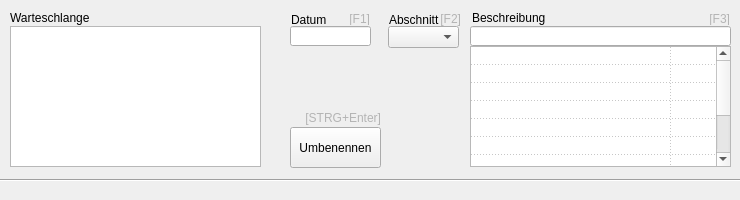
<?xml version="1.0" encoding="UTF-8"?>
<ui version="4.0">
 <class>Mainwin</class>
 <widget class="QWidget" name="Mainwin">
  <property name="geometry">
   <rect>
    <x>0</x>
    <y>0</y>
    <width>740</width>
    <height>200</height>
   </rect>
  </property>
  <property name="sizePolicy">
   <sizepolicy hsizetype="Fixed" vsizetype="Fixed">
    <horstretch>0</horstretch>
    <verstretch>0</verstretch>
   </sizepolicy>
  </property>
  <property name="minimumSize">
   <size>
    <width>740</width>
    <height>200</height>
   </size>
  </property>
  <property name="maximumSize">
   <size>
    <width>740</width>
    <height>200</height>
   </size>
  </property>
  <property name="windowTitle">
   <string>Form</string>
  </property>
  <widget class="QPushButton" name="renameButton">
   <property name="geometry">
    <rect>
     <x>290</x>
     <y>127</y>
     <width>91</width>
     <height>41</height>
    </rect>
   </property>
   <property name="sizePolicy">
    <sizepolicy hsizetype="Fixed" vsizetype="Fixed">
     <horstretch>0</horstretch>
     <verstretch>0</verstretch>
    </sizepolicy>
   </property>
   <property name="text">
    <string>Umbenennen</string>
   </property>
  </widget>
  <widget class="QLineEdit" name="dateEdit">
   <property name="geometry">
    <rect>
     <x>290</x>
     <y>26</y>
     <width>81</width>
     <height>20</height>
    </rect>
   </property>
   <property name="maxLength">
    <number>10</number>
   </property>
   <property name="placeholderText">
    <string comment="defaultDateField"/>
   </property>
  </widget>
  <widget class="QComboBox" name="sectionBox">
   <property name="geometry">
    <rect>
     <x>388</x>
     <y>26</y>
     <width>71</width>
     <height>22</height>
    </rect>
   </property>
  </widget>
  <widget class="QListWidget" name="fileListWidget">
   <property name="geometry">
    <rect>
     <x>10</x>
     <y>26</y>
     <width>251</width>
     <height>141</height>
    </rect>
   </property>
  </widget>
  <widget class="QLineEdit" name="descriptionEdit">
   <property name="geometry">
    <rect>
     <x>470</x>
     <y>26</y>
     <width>261</width>
     <height>20</height>
    </rect>
   </property>
  </widget>
  <widget class="QTableWidget" name="descriptionSuggestions">
   <property name="geometry">
    <rect>
     <x>470</x>
     <y>46</y>
     <width>261</width>
     <height>121</height>
    </rect>
   </property>
   <property name="font">
    <font>
     <pointsize>8</pointsize>
    </font>
   </property>
   <property name="cursor" stdset="0">
    <cursorShape>ForbiddenCursor</cursorShape>
   </property>
   <property name="verticalScrollBarPolicy">
    <enum>Qt::ScrollBarAsNeeded</enum>
   </property>
   <property name="horizontalScrollBarPolicy">
    <enum>Qt::ScrollBarAlwaysOff</enum>
   </property>
   <property name="autoScroll">
    <bool>false</bool>
   </property>
   <property name="editTriggers">
    <set>QAbstractItemView::NoEditTriggers</set>
   </property>
   <property name="tabKeyNavigation">
    <bool>false</bool>
   </property>
   <property name="showDropIndicator" stdset="0">
    <bool>false</bool>
   </property>
   <property name="dragDropOverwriteMode">
    <bool>false</bool>
   </property>
   <property name="alternatingRowColors">
    <bool>false</bool>
   </property>
   <property name="selectionMode">
    <enum>QAbstractItemView::SingleSelection</enum>
   </property>
   <property name="selectionBehavior">
    <enum>QAbstractItemView::SelectRows</enum>
   </property>
   <property name="showGrid">
    <bool>true</bool>
   </property>
   <property name="gridStyle">
    <enum>Qt::DotLine</enum>
   </property>
   <property name="wordWrap">
    <bool>false</bool>
   </property>
   <property name="cornerButtonEnabled">
    <bool>false</bool>
   </property>
   <property name="rowCount">
    <number>10</number>
   </property>
   <property name="columnCount">
    <number>2</number>
   </property>
   <attribute name="horizontalHeaderVisible">
    <bool>false</bool>
   </attribute>
   <attribute name="horizontalHeaderCascadingSectionResizes">
    <bool>false</bool>
   </attribute>
   <attribute name="horizontalHeaderDefaultSectionSize">
    <number>200</number>
   </attribute>
   <attribute name="horizontalHeaderStretchLastSection">
    <bool>true</bool>
   </attribute>
   <attribute name="verticalHeaderVisible">
    <bool>false</bool>
   </attribute>
   <attribute name="verticalHeaderCascadingSectionResizes">
    <bool>true</bool>
   </attribute>
   <attribute name="verticalHeaderDefaultSectionSize">
    <number>18</number>
   </attribute>
   <attribute name="verticalHeaderHighlightSections">
    <bool>false</bool>
   </attribute>
   <attribute name="verticalHeaderMinimumSectionSize">
    <number>18</number>
   </attribute>
   <row/>
   <row/>
   <row/>
   <row/>
   <row/>
   <row/>
   <row/>
   <row/>
   <row/>
   <row/>
   <column/>
   <column/>
  </widget>
  <widget class="QLabel" name="label">
   <property name="geometry">
    <rect>
     <x>291</x>
     <y>12</y>
     <width>41</width>
     <height>16</height>
    </rect>
   </property>
   <property name="text">
    <string>Datum</string>
   </property>
  </widget>
  <widget class="QLabel" name="label_2">
   <property name="geometry">
    <rect>
     <x>389</x>
     <y>12</y>
     <width>51</width>
     <height>16</height>
    </rect>
   </property>
   <property name="text">
    <string>Abschnitt</string>
   </property>
  </widget>
  <widget class="QLabel" name="label_3">
   <property name="geometry">
    <rect>
     <x>472</x>
     <y>10</y>
     <width>141</width>
     <height>16</height>
    </rect>
   </property>
   <property name="text">
    <string>Beschreibung</string>
   </property>
  </widget>
  <widget class="QLabel" name="label_4">
   <property name="geometry">
    <rect>
     <x>10</x>
     <y>10</y>
     <width>131</width>
     <height>16</height>
    </rect>
   </property>
   <property name="text">
    <string>Warteschlange</string>
   </property>
  </widget>
  <widget class="Line" name="line_2">
   <property name="geometry">
    <rect>
     <x>0</x>
     <y>170</y>
     <width>741</width>
     <height>20</height>
    </rect>
   </property>
   <property name="orientation">
    <enum>Qt::Horizontal</enum>
   </property>
  </widget>
  <widget class="QLabel" name="label_6">
   <property name="geometry">
    <rect>
     <x>323</x>
     <y>12</y>
     <width>47</width>
     <height>13</height>
    </rect>
   </property>
   <property name="styleSheet">
    <string notr="true">color: rgb(180, 180, 180);</string>
   </property>
   <property name="text">
    <string>[F1]</string>
   </property>
   <property name="alignment">
    <set>Qt::AlignRight|Qt::AlignTrailing|Qt::AlignVCenter</set>
   </property>
  </widget>
  <widget class="QLabel" name="label_7">
   <property name="geometry">
    <rect>
     <x>440</x>
     <y>9</y>
     <width>21</width>
     <height>20</height>
    </rect>
   </property>
   <property name="styleSheet">
    <string notr="true">color: rgb(180, 180, 180);</string>
   </property>
   <property name="text">
    <string>[F2]</string>
   </property>
   <property name="alignment">
    <set>Qt::AlignRight|Qt::AlignTrailing|Qt::AlignVCenter</set>
   </property>
  </widget>
  <widget class="QLabel" name="label_8">
   <property name="geometry">
    <rect>
     <x>683</x>
     <y>12</y>
     <width>47</width>
     <height>13</height>
    </rect>
   </property>
   <property name="styleSheet">
    <string notr="true">color: rgb(180, 180, 180);</string>
   </property>
   <property name="text">
    <string>[F3]</string>
   </property>
   <property name="alignment">
    <set>Qt::AlignRight|Qt::AlignTrailing|Qt::AlignVCenter</set>
   </property>
  </widget>
  <widget class="QLabel" name="label_9">
   <property name="geometry">
    <rect>
     <x>290</x>
     <y>110</y>
     <width>91</width>
     <height>16</height>
    </rect>
   </property>
   <property name="styleSheet">
    <string notr="true">color: rgb(180, 180, 180);</string>
   </property>
   <property name="text">
    <string>[STRG+Enter]</string>
   </property>
   <property name="alignment">
    <set>Qt::AlignRight|Qt::AlignTrailing|Qt::AlignVCenter</set>
   </property>
  </widget>
 </widget>
 <tabstops>
  <tabstop>fileListWidget</tabstop>
  <tabstop>dateEdit</tabstop>
  <tabstop>sectionBox</tabstop>
  <tabstop>descriptionEdit</tabstop>
  <tabstop>renameButton</tabstop>
  <tabstop>descriptionSuggestions</tabstop>
 </tabstops>
 <resources/>
 <connections/>
</ui>
